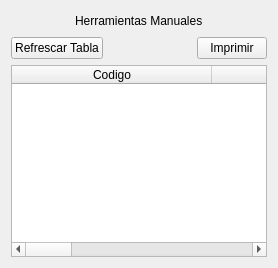
            <widget class="QWidget" name="page_herramientas_manuales">
             <layout class="QVBoxLayout" name="verticalLayout_3">
              <item>
               <layout class="QHBoxLayout" name="horizontalLayout_3">
                <item>
                 <spacer name="horizontalSpacer_3">
                  <property name="orientation">
                   <enum>Qt::Horizontal</enum>
                  </property>
                  <property name="sizeHint" stdset="0">
                   <size>
                    <width>40</width>
                    <height>20</height>
                   </size>
                  </property>
                 </spacer>
                </item>
                <item>
                 <widget class="QLabel" name="label_2">
                  <property name="styleSheet">
                   <string notr="true">font: 87 16pt &quot;Arial Black&quot;;</string>
                  </property>
                  <property name="text">
                   <string>Herramientas Manuales</string>
                  </property>
                 </widget>
                </item>
                <item>
                 <spacer name="horizontalSpacer_7">
                  <property name="orientation">
                   <enum>Qt::Horizontal</enum>
                  </property>
                  <property name="sizeHint" stdset="0">
                   <size>
                    <width>40</width>
                    <height>20</height>
                   </size>
                  </property>
                 </spacer>
                </item>
               </layout>
              </item>
              <item>
               <layout class="QHBoxLayout" name="horizontalLayout_8">
                <item>
                 <widget class="QPushButton" name="bt_reload_2">
                  <property name="text">
                   <string>Refrescar Tabla</string>
                  </property>
                 </widget>
                </item>
                <item>
                 <spacer name="horizontalSpacer_5">
                  <property name="orientation">
                   <enum>Qt::Horizontal</enum>
                  </property>
                  <property name="sizeHint" stdset="0">
                   <size>
                    <width>40</width>
                    <height>20</height>
                   </size>
                  </property>
                 </spacer>
                </item>
                <item>
                 <widget class="QPushButton" name="btn_printHerrM">
                  <property name="maximumSize">
                   <size>
                    <width>70</width>
                    <height>16777215</height>
                   </size>
                  </property>
                  <property name="text">
                   <string>Imprimir</string>
                  </property>
                 </widget>
                </item>
               </layout>
              </item>
              <item>
               <widget class="QTableWidget" name="tablaHerramientas">
                <attribute name="horizontalHeaderDefaultSectionSize">
                 <number>200</number>
                </attribute>
                <column>
                 <property name="text">
                  <string>Codigo</string>
                 </property>
                </column>
                <column>
                 <property name="text">
                  <string>Descripcion</string>
                 </property>
                </column>
                <column>
                 <property name="text">
                  <string>Cantidad</string>
                 </property>
                </column>
                <column>
                 <property name="text">
                  <string>Estado</string>
                 </property>
                </column>
                <column>
                 <property name="text">
                  <string>Notas</string>
                 </property>
                </column>
               </widget>
              </item>
             </layout>
            </widget>
